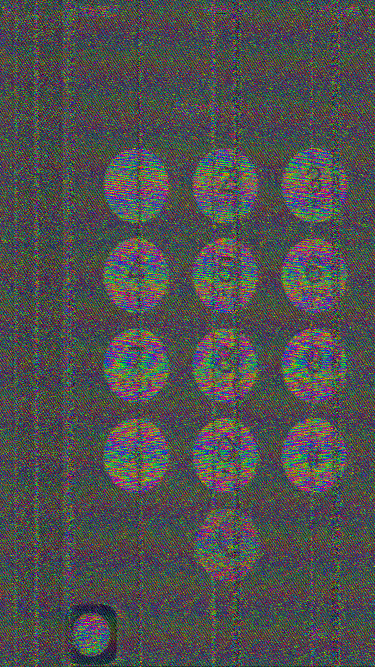
#> input picture research/mobile_mipi_leakage/provided_restoration_analysis/iphone6s/iphone6s_P001_Coherent_HSV_median_off.png, 750 x 1334 px (shown at 1/2 size)
$ python -i analyze_images.py   (imports and definitions only)
#> lines starting #> are read from the running program, lines starting #| are printed output that depends on the picture
#> `amp_im = Image.fromarray(np.round(255 * amp).astype(np.uint8), "L").co..`: amp_im: PIL image 260x360 RGB; every value is 46
#> `shifted_im = Image.fromarray(np.round(255 * shifted).astype(np.uint8),..`: shifted_im: PIL image 260x360 RGB; every value is 0
from __future__ import annotations

import csv
import json
import math
from pathlib import Path

import numpy as np
from PIL import Image, ImageDraw, ImageFilter, ImageFont, ImageOps


ROOT = Path(__file__).resolve().parent
P_VALUES = (1, 32, 100, 200)
DEVICES = {
    "iphone6s": {
        "title": "iPhone 6s",
        "original": ROOT / "iphone6s_original.png",
        "folder": ROOT / "iphone6s",
    },
    "lgx2": {
        "title": "LG X2 (2019)",
        "original": ROOT / "lgx2_original.png",
        "folder": ROOT / "lgx2",
    },
    "galaxy_s4_lte_111p9M": {
        "title": "Galaxy S4 LTE (111.9 MHz)",
        "original": ROOT / "galaxy_original.png",
        "folder": ROOT / "galaxy_s4_lte_111p9M",
    },
}


# [10 lines left out: function font, not called in this run]


def hsv_arrays(im: Image.Image):
    hsv = np.asarray(im.convert("RGB").convert("HSV"), dtype=np.float32) / 255.0
    return hsv[:, :, 0], hsv[:, :, 1], hsv[:, :, 2]


def circular_increment(h: np.ndarray, w: np.ndarray, axis: int):
    z = np.exp(2j * np.pi * h)
    if axis == 1:
        pair_w = np.sqrt(w[:, :-1] * w[:, 1:])
        dz = np.conj(z[:, :-1]) * z[:, 1:]
    else:
        pair_w = np.sqrt(w[:-1, :] * w[1:, :])
        dz = np.conj(z[:-1, :]) * z[1:, :]
    valid = pair_w > np.percentile(pair_w, 30)
    total_w = np.sum(pair_w[valid])
    mean = np.sum(pair_w[valid] * dz[valid]) / max(float(total_w), 1e-12)
    return float(np.angle(mean) / (2 * np.pi)), float(abs(mean))


def image_metrics(path: Path):
    with Image.open(path) as source:
#> source is the input picture: PIL image 750x1334 RGB; mean R, G, B 79.2, 79.2, 79
        im = source.convert("RGB")
    h, s, v = hsv_arrays(im)
#> in hsv_arrays, `hsv = np.asarray(im.convert("RGB").convert("HSV"), dtype=np.float32) /..`:
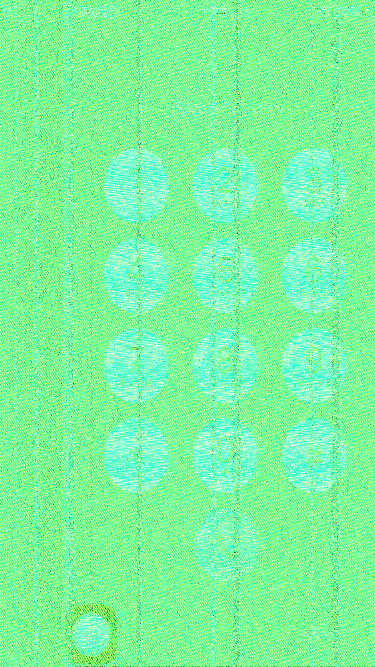
#> hsv: shape (1334, 750, 3) float32 (shown at 1/2 size); mean R, G, B 0.491, 0.99, 0.62
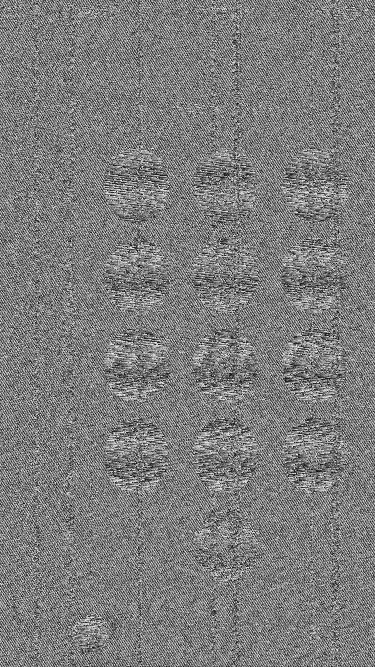
#> h: shape (1334, 750) float32 (shown at 1/2 size); min 0, max 0.996, mean 0.491
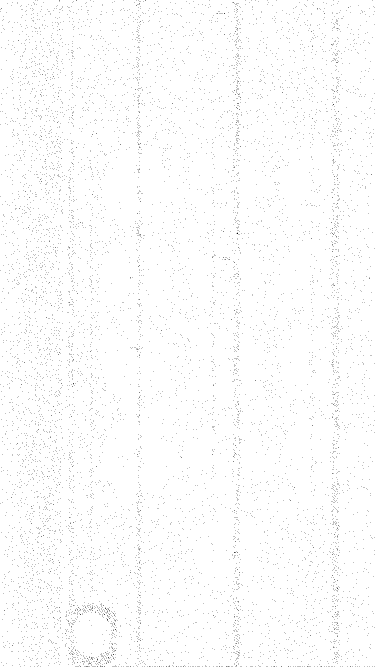
#> s: shape (1334, 750) float32 (shown at 1/2 size); values 0 (black) and 1 (white), 99% white; black in thin lines or dots
    weight = s * np.sqrt(np.maximum(v, 0))
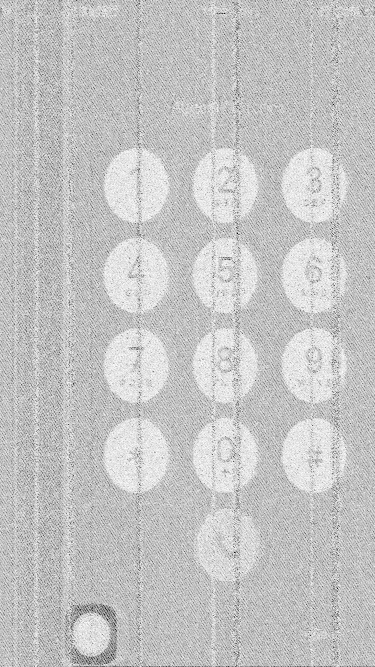
#> weight: shape (1334, 750) float32 (shown at 1/2 size); min 0, max 1, mean 0.771
    fx, coh_x = circular_increment(h, weight, 1)
#> in circular_increment, `valid = pair_w > np.percentile(pair_w, 30)`:
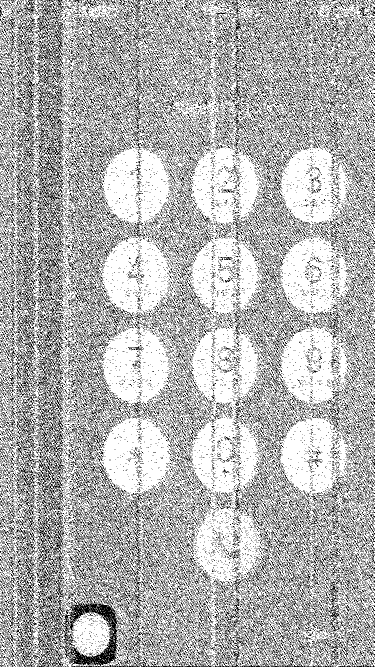
#> valid: shape (1334, 749) bool (shown at 1/2 size); 70% white; black in thin lines or dots
#> in circular_increment, `total_w = np.sum(pair_w[valid])`: total_w = 580453.1
#> fx = 0.102; coh_x = 0.639
    fy, coh_y = circular_increment(h, weight, 0)
#> call 2 of circular_increment, with axis = 0
#> in circular_increment (call 2), `valid = pair_w > np.percentile(pair_w, 30)`:
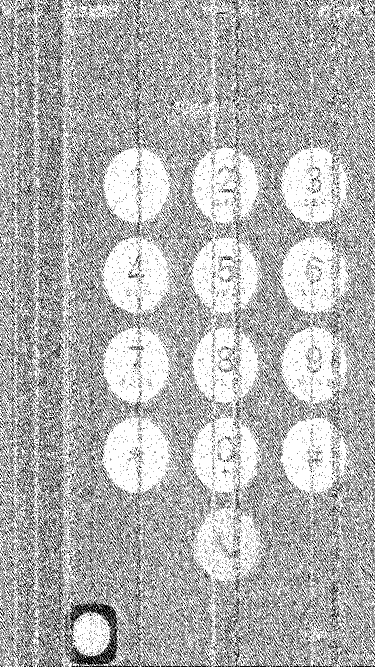
#> valid: shape (1333, 750) bool (shown at 1/2 size); 70% white; black in thin lines or dots
#> in circular_increment (call 2), `total_w = np.sum(pair_w[valid])`: total_w = 584503.9
#> fy = -0.11; coh_y = 0.336
    norm = math.hypot(fx, fy)
#> norm = 0.15
    normal_period = math.inf if norm < 1e-12 else 1.0 / norm
#> normal_period = 6.68
    line_angle = math.degrees(math.atan2(-fx, fy))
#> line_angle = -137.3
    while line_angle >= 90:
        line_angle -= 180
#> this loop made 0 passes
#> after the loop, line_angle = -137.3
    while line_angle < -90:
        line_angle += 180
#> this loop made 1 pass
#> line_angle on pass 1: 42.72
#> after the loop, line_angle = 42.72

    vp = Image.fromarray(np.round(v * 255).astype(np.uint8), "L")
    med = np.asarray(vp.filter(ImageFilter.MedianFilter(3)), dtype=np.float32) / 255
    smooth = np.asarray(vp.filter(ImageFilter.GaussianBlur(4.0)), dtype=np.float32) / 255
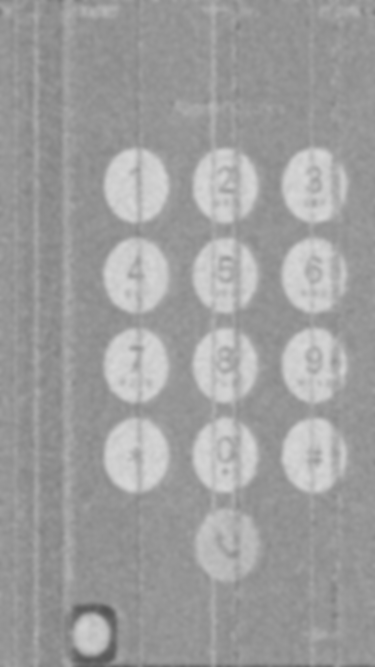
#> smooth: shape (1334, 750) float32 (shown at 1/2 size); min 0.325, max 0.839, mean 0.621
    var_v = float(np.var(v))
#> var_v = 0.0452
    structure_fraction = float(np.var(smooth) / max(var_v, 1e-12))
#> structure_fraction = 0.134
    roughness = float(np.mean(np.abs(v - med)))
#> roughness = 0.142
    col_profile = np.mean(smooth, axis=0)
#> col_profile = 750 values, max 0.695 at index 425, min 0.55 at index 117, mean 0.621
    row_profile = np.mean(smooth, axis=1)
#> row_profile = 1334 values, max 0.686 at index 571, min 0.477 at index 1333, mean 0.621
    column_component = float(np.std(col_profile) / max(np.std(smooth), 1e-12))
#> column_component = 0.519
    row_component = float(np.std(row_profile) / max(np.std(smooth), 1e-12))
#> row_component = 0.517
    return {
        "width": im.width,
        "height": im.height,
        "phase_dx_cycles_per_pixel": fx,
        "phase_dy_cycles_per_row": fy,
        "phase_dx_coherence": coh_x,
        "phase_dy_coherence": coh_y,
        "phase_normal_period_px": normal_period,
        "phase_stripe_line_angle_deg": line_angle,
        "value_low_frequency_fraction": structure_fraction,
        "value_median_residual": roughness,
        "column_profile_fraction": column_component,
        "row_profile_fraction": row_component,
    }


# [15 lines left out: function repeatability_rows, not called in this run]


rows = []
# [19 lines not run here, left out]


# [4 lines left out: function fit_panel, not called in this run]


panel_w, panel_h = 210, 410
label_w = 190
sheet = Image.new("RGB", (label_w + panel_w * 5, 38 + panel_h * 3), (245, 246, 248))
draw = ImageDraw.Draw(sheet)
headers = ["Original", "P=1", "P=32", "P=100", "P=200"]
# [15 lines not run here, left out]


# Decompose the P=200 rendering into what hue and value actually contain.
dec_w, dec_h = 230, 405
dec = Image.new("RGB", (170 + dec_w * 3, 42 + dec_h * 3), (245, 246, 248))
dd = ImageDraw.Draw(dec)
# [20 lines not run here, left out]


# Compact visual explanation: content amplitude gates a residual phase ramp;
# fractional horizontal shifts create a graded circular boundary after averaging.
W, H = 260, 360
yy, xx = np.mgrid[0:H, 0:W]
centers = [(70, 85), (190, 85), (70, 200), (190, 200)]
amp = np.full((H, W), 0.18, dtype=np.float32)
# [2 lines not run here, left out]
phase = np.mod(0.075 * xx + 0.018 * yy, 1.0)
hsv = np.stack([np.round(255 * phase), np.full_like(amp, 255), np.round(255 * amp)], axis=2).astype(np.uint8)
hsv_rgb = Image.fromarray(hsv, "HSV").convert("RGB")
phase_hsv = np.stack([np.round(255 * phase), np.full_like(amp, 255), np.full_like(amp, 230)], axis=2).astype(np.uint8)
phase_rgb = Image.fromarray(phase_hsv, "HSV").convert("RGB")
amp_im = Image.fromarray(np.round(255 * amp).astype(np.uint8), "L").convert("RGB")

shifted = np.zeros_like(amp)
# [3 lines not run here, left out]
shifted_im = Image.fromarray(np.round(255 * shifted).astype(np.uint8), "L").convert("RGB")

expl = Image.new("RGB", (W * 4 + 60, H + 62), (245, 246, 248))
ed = ImageDraw.Draw(expl)
titles = ["Amplitude / content", "Residual phase ramp", "HSV: hue=phase, value=amplitude", "Shifted-frame average"]
# [5 lines not run here, left out]


# Two publication-friendly metric panels. These are odd/even repeatability,
# so the labels explicitly avoid implying ground-truth fidelity.
chart = Image.new("RGB", (1240, 610), (250, 250, 251))
cd = ImageDraw.Draw(chart)
series_colors = {
    "iphone6s": (37, 99, 235),
    "lgx2": (0, 145, 120),
    "galaxy_s4_lte_111p9M": (220, 86, 70),
}


# [29 lines left out: function plot_panel, not called in this run]


# [2 lines not run here, left out]
legend_x = 352
# [7 lines not run here, left out]

>>> result = image_metrics('iphone6s/iphone6s_P001_Coherent_HSV_median_off.png')
#> result = 12 items
